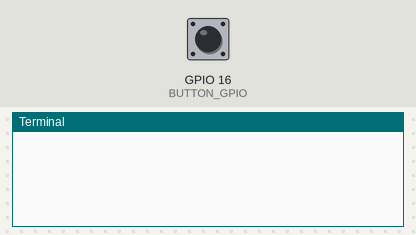
A program run on a simulated Raspberry Pi (BCM pin numbers). On the bench: the last lines printed to the terminal. The test bench sets the inputs (shaded band); at power-on: GPIO 16 (BUTTON_GPIO) HIGH.

Above: at 1.2 s.
1.3 s: GPIO 16 (BUTTON_GPIO) pulled LOW for 0.15 s
At 1.43 s:
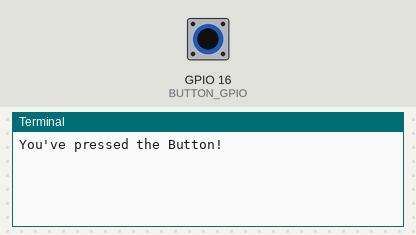
At 2.4 s:
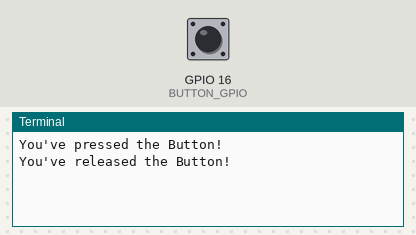

Measured:
- after the input at 1.3 s, the terminal: prints a new line at once (image 1)

The program:

raspberry4.2.py
```python
import RPi.GPIO as GPIO
BUTTON_GPIO = 16
if __name__ == '__main__':
    GPIO.setmode(GPIO.BCM)
    GPIO.setup(BUTTON_GPIO, GPIO.IN, pull_up_down=GPIO.PUD_UP)

    """while True:
        GPIO.wait_for_edge(BUTTON_GPIO, GPIO.FALLING)
        print("You've pressed the Button!")"""

    while True:
        GPIO.wait_for_edge(BUTTON_GPIO, GPIO.BOTH)
        if not GPIO.input(BUTTON_GPIO):
            print("You've pressed the Button!")
        else:
            print("You've released the Button!")
```
